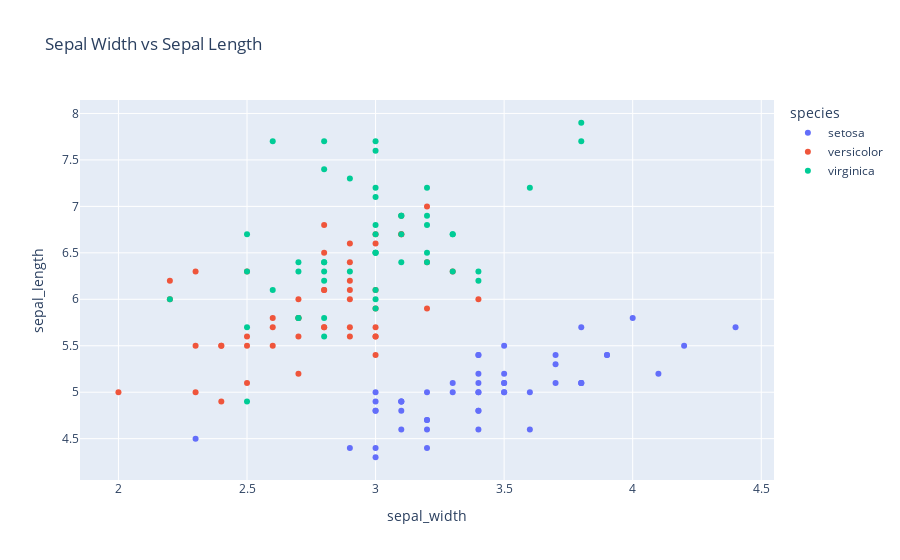

The cell this chart's notebook holds for it:
### Markdown cell above
# Hiding the whole config bar

### Code cell
config = {
    'displayModeBar': False
}

fig.show(config=config)

# now can no longer see and interact with config bar

### Figure 1 — Plotly figure (JSON) as saved in the notebook; plotly's stock layout.template omitted (floating-point values rounded to 4 significant figures)
{"data": [{"hovertemplate": "species=setosa<br>sepal_width=%{x}<br>sepal_length=%{y}<extra></extra>", "legendgroup": "setosa", "marker": {"color": "#636efa", "symbol": "circle"}, "mode": "markers", "name": "setosa", "orientation": "v", "showlegend": true, "type": "scatter", "x": [3.5, 3, 3.2, 3.1, 3.6, 3.9, 3.4, 3.4, 2.9, 3.1, 3.7, 3.4, 3, 3, 4, 4.4, 3.9, 3.5, 3.8, 3.8, 3.4, 3.7, 3.6, 3.3, 3.4, 3, 3.4, 3.5, 3.4, 3.2, 3.1, 3.4, 4.1, 4.2, 3.1, 3.2, 3.5, 3.1, 3, 3.4, 3.5, 2.3, 3.2, 3.5, 3.8, 3, 3.8, 3.2, 3.7, 3.3], "xaxis": "x", "y": [5.1, 4.9, 4.7, 4.6, 5, 5.4, 4.6, 5, 4.4, 4.9, 5.4, 4.8, 4.8, 4.3, 5.8, 5.7, 5.4, 5.1, 5.7, 5.1, 5.4, 5.1, 4.6, 5.1, 4.8, 5, 5, 5.2, 5.2, 4.7, 4.8, 5.4, 5.2, 5.5, 4.9, 5, 5.5, 4.9, 4.4, 5.1, 5, 4.5, 4.4, 5, 5.1, 4.8, 5.1, 4.6, 5.3, 5], "yaxis": "y"}, {"hovertemplate": "species=versicolor<br>sepal_width=%{x}<br>sepal_length=%{y}<extra></extra>", "legendgroup": "versicolor", "marker": {"color": "#EF553B", "symbol": "circle"}, "mode": "markers", "name": "versicolor", "orientation": "v", "showlegend": true, "type": "scatter", "x": [3.2, 3.2, 3.1, 2.3, 2.8, 2.8, 3.3, 2.4, 2.9, 2.7, 2, 3, 2.2, 2.9, 2.9, 3.1, 3, 2.7, 2.2, 2.5, 3.2, 2.8, 2.5, 2.8, 2.9, 3, 2.8, 3, 2.9, 2.6, 2.4, 2.4, 2.7, 2.7, 3, 3.4, 3.1, 2.3, 3, 2.5, 2.6, 3, 2.6, 2.3, 2.7, 3, 2.9, 2.9, 2.5, 2.8], "xaxis": "x", "y": [7, 6.4, 6.9, 5.5, 6.5, 5.7, 6.3, 4.9, 6.6, 5.2, 5, 5.9, 6, 6.1, 5.6, 6.7, 5.6, 5.8, 6.2, 5.6, 5.9, 6.1, 6.3, 6.1, 6.4, 6.6, 6.8, 6.7, 6, 5.7, 5.5, 5.5, 5.8, 6, 5.4, 6, 6.7, 6.3, 5.6, 5.5, 5.5, 6.1, 5.8, 5, 5.6, 5.7, 5.7, 6.2, 5.1, 5.7], "yaxis": "y"}, {"hovertemplate": "species=virginica<br>sepal_width=%{x}<br>sepal_length=%{y}<extra></extra>", "legendgroup": "virginica", "marker": {"color": "#00cc96", "symbol": "circle"}, "mode": "markers", "name": "virginica", "orientation": "v", "showlegend": true, "type": "scatter", "x": [3.3, 2.7, 3, 2.9, 3, 3, 2.5, 2.9, 2.5, 3.6, 3.2, 2.7, 3, 2.5, 2.8, 3.2, 3, 3.8, 2.6, 2.2, 3.2, 2.8, 2.8, 2.7, 3.3, 3.2, 2.8, 3, 2.8, 3, 2.8, 3.8, 2.8, 2.8, 2.6, 3, 3.4, 3.1, 3, 3.1, 3.1, 3.1, 2.7, 3.2, 3.3, 3, 2.5, 3, 3.4, 3], "xaxis": "x", "y": [6.3, 5.8, 7.1, 6.3, 6.5, 7.6, 4.9, 7.3, 6.7, 7.2, 6.5, 6.4, 6.8, 5.7, 5.8, 6.4, 6.5, 7.7, 7.7, 6, 6.9, 5.6, 7.7, 6.3, 6.7, 7.2, 6.2, 6.1, 6.4, 7.2, 7.4, 7.9, 6.4, 6.3, 6.1, 7.7, 6.3, 6.4, 6, 6.9, 6.7, 6.9, 5.8, 6.8, 6.7, 6.7, 6.3, 6.5, 6.2, 5.9], "yaxis": "y"}], "layout": {"legend": {"title": {"text": "species"}, "tracegroupgap": 0}, "title": {"text": "Sepal Width vs Sepal Length"}, "xaxis": {"anchor": "y", "domain": [0, 1], "title": {"text": "sepal_width"}}, "yaxis": {"anchor": "x", "domain": [0, 1], "title": {"text": "sepal_length"}}}}
